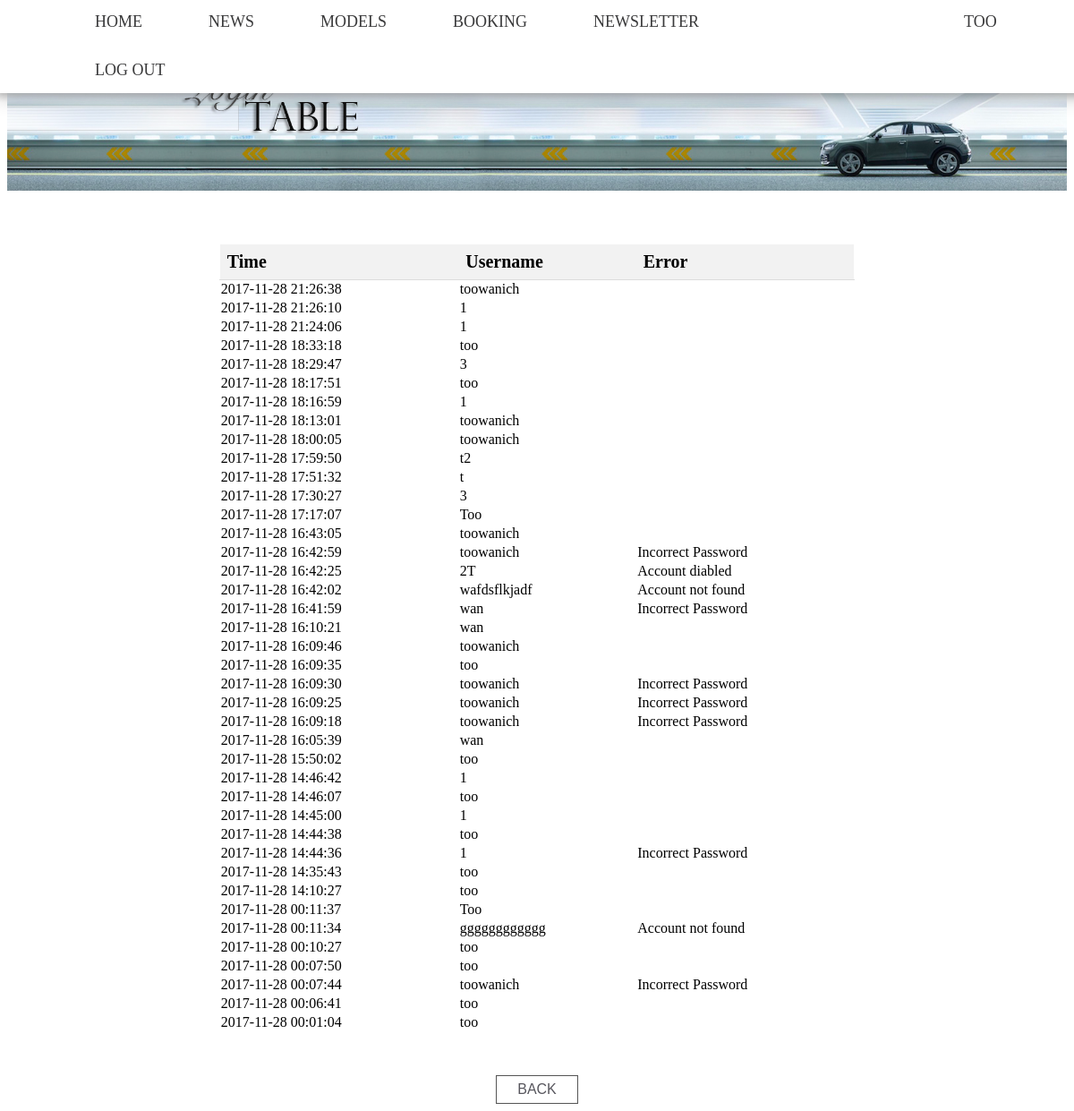
The app's page /login-log.php (signed in) with its own data.
### tables this page shows
CREATE TABLE `loginlog` (
  `logID` int(11) NOT NULL,
  `username` varchar(50) DEFAULT NULL,
  `error` varchar(20) NOT NULL,
  `time` datetime NOT NULL DEFAULT CURRENT_TIMESTAMP
);

### login-log.php (the view, shortened to what this page needs)
<html>
  <head>
    <link rel="stylesheet" href="main.css"/>
  </head>
  <header>
    <?php
    require_once('menu.php');
    ?>
  <body>
  <img style="margin: 2% 0% 5% 0%;" src="login-table.png">
  <center>
    <table class="usertable" style="border-collapse: collapse; width: 60%;">
      <tr style = "background-color:#f2f2f2;" >
        <th style="padding: 8px; text-align: left; border-bottom: 1px solid #ddd; font-size: 20px;">Time</th>
        <th style="padding: 8px; text-align: left; border-bottom: 1px solid #ddd; font-size: 20px;">Username</th>
        <th style="padding: 8px; text-align: left; border-bottom: 1px solid #ddd; font-size: 20px;">Error</th>
      </tr>
        <?php
        $q = "SELECT * FROM loginlog ORDER BY time DESC";
        $result = $mysqli->query($q);
        if ($result) {
            while($row = $result->fetch_array()){
              echo "<tr>";
              echo "<td>".$row['time'] ."</td>";
              echo "<td>".$row['username'] ."</td>";
              echo "<td>";
              if($row['error']=='disabled'){
                echo 'Account diabled';
              }else if($row['error']=='wrong'){
                echo 'Incorrect Password';
              }else if($row['error']=='notFound'){
                echo 'Account not found';
              }
              echo "</td>";
              echo "</tr>";
            }
        }else{
          echo "Something went wrong";
        }
        ?>
    </table>
  <br>
  <br>
        <a href="admin.php"><button class="button" style= "padding: .5% 2% .5% 2%;">BACK</button></a>
  </center>
  </body>
  </html>
</html>

### main.css (style rules this page uses)
body { font-weight: 300; }
header { background: White; }
header::after { content: ''; display: table; clear: both; }
img { display: block; margin: auto; max-width: 100%; height: auto; }
.button { background-color: white; color: #57565d; border: 1px solid #555555; padding: 1% 2%; font-size: 16px; }
table, tr, td { border: 1px solid white; margin-bottom: 1%; }

### records on screen
loginlog: time "2017-11-28 21:26:38", username "toowanich"
loginlog: time "2017-11-28 21:26:10", username "1"
loginlog: time "2017-11-28 21:24:06", username "1"
loginlog: time "2017-11-28 18:33:18", username "too"
loginlog: time "2017-11-28 18:29:47", username "3"
loginlog: time "2017-11-28 18:17:51", username "too"
loginlog: time "2017-11-28 18:16:59", username "1"
loginlog: time "2017-11-28 18:13:01", username "toowanich"
loginlog: time "2017-11-28 18:00:05", username "toowanich"
loginlog: time "2017-11-28 17:59:50", username "t2"
loginlog: time "2017-11-28 17:51:32", username "t"
loginlog: time "2017-11-28 17:30:27", username "3"
loginlog: time "2017-11-28 17:17:07", username "Too"
loginlog: time "2017-11-28 16:43:05", username "toowanich"
loginlog: time "2017-11-28 16:42:59", username "toowanich", error "Incorrect Password"
loginlog: time "2017-11-28 16:42:25", username "2T", error "Account diabled"
loginlog: time "2017-11-28 16:42:02", username "wafdsflkjadf", error "Account not found"
loginlog: time "2017-11-28 16:41:59", username "wan", error "Incorrect Password"
loginlog: time "2017-11-28 16:10:21", username "wan"
loginlog: time "2017-11-28 16:09:46", username "toowanich"
loginlog: time "2017-11-28 16:09:35", username "too"
loginlog: time "2017-11-28 16:09:30", username "toowanich", error "Incorrect Password"
loginlog: time "2017-11-28 16:09:25", username "toowanich", error "Incorrect Password"
loginlog: time "2017-11-28 16:09:18", username "toowanich", error "Incorrect Password"
loginlog: time "2017-11-28 16:05:39", username "wan"
loginlog: time "2017-11-28 15:50:02", username "too"
loginlog: time "2017-11-28 14:46:42", username "1"
loginlog: time "2017-11-28 14:46:07", username "too"
loginlog: time "2017-11-28 14:45:00", username "1"
loginlog: time "2017-11-28 14:44:38", username "too"
loginlog: time "2017-11-28 14:44:36", username "1", error "Incorrect Password"
loginlog: time "2017-11-28 14:35:43", username "too"
loginlog: time "2017-11-28 14:10:27", username "too"
loginlog: time "2017-11-28 00:11:37", username "Too"
loginlog: time "2017-11-28 00:11:34", username "gggggggggggg", error "Account not found"
loginlog: time "2017-11-28 00:10:27", username "too"
loginlog: time "2017-11-28 00:07:50", username "too"
loginlog: time "2017-11-28 00:07:44", username "toowanich", error "Incorrect Password"
loginlog: time "2017-11-28 00:06:41", username "too"
loginlog: time "2017-11-28 00:01:04", username "too"

### other values on screen
$_SESSION["user"] "TOO"
